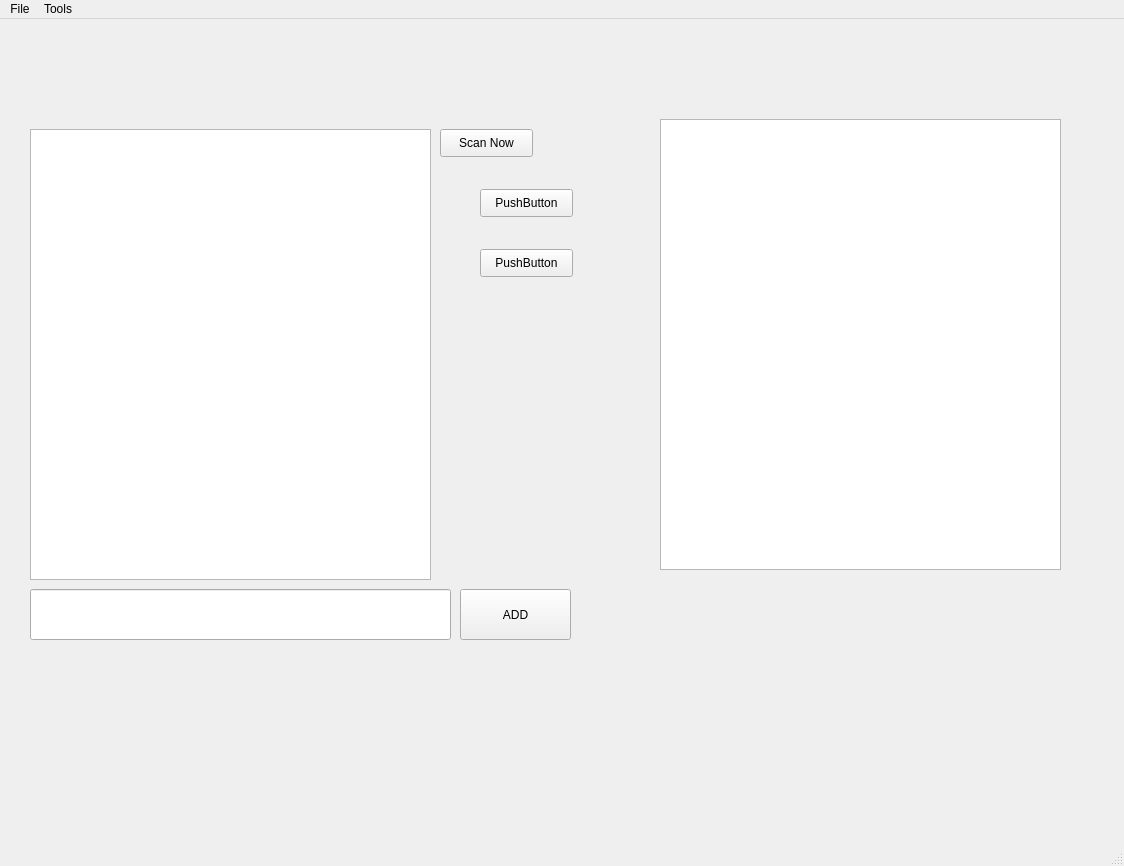
<?xml version="1.0" encoding="UTF-8"?>
<ui version="4.0">
 <class>MainWindow</class>
 <widget class="QMainWindow" name="MainWindow">
  <property name="geometry">
   <rect>
    <x>0</x>
    <y>0</y>
    <width>1124</width>
    <height>866</height>
   </rect>
  </property>
  <property name="windowTitle">
   <string>MainWindow</string>
  </property>
  <widget class="QWidget" name="centralwidget">
   <widget class="QListView" name="listView">
    <property name="geometry">
     <rect>
      <x>30</x>
      <y>110</y>
      <width>401</width>
      <height>451</height>
     </rect>
    </property>
    <property name="frameShape">
     <enum>QFrame::StyledPanel</enum>
    </property>
    <property name="frameShadow">
     <enum>QFrame::Sunken</enum>
    </property>
   </widget>
   <widget class="QPushButton" name="pushButton">
    <property name="geometry">
     <rect>
      <x>440</x>
      <y>110</y>
      <width>93</width>
      <height>28</height>
     </rect>
    </property>
    <property name="text">
     <string>Scan Now</string>
    </property>
   </widget>
   <widget class="QPushButton" name="pushButton_2">
    <property name="geometry">
     <rect>
      <x>460</x>
      <y>570</y>
      <width>111</width>
      <height>51</height>
     </rect>
    </property>
    <property name="text">
     <string>ADD</string>
    </property>
   </widget>
   <widget class="QTextEdit" name="textEdit_2">
    <property name="geometry">
     <rect>
      <x>660</x>
      <y>100</y>
      <width>401</width>
      <height>451</height>
     </rect>
    </property>
   </widget>
   <widget class="QPushButton" name="pushButton_3">
    <property name="geometry">
     <rect>
      <x>480</x>
      <y>170</y>
      <width>93</width>
      <height>28</height>
     </rect>
    </property>
    <property name="text">
     <string>PushButton</string>
    </property>
   </widget>
   <widget class="QPushButton" name="pushButton_4">
    <property name="geometry">
     <rect>
      <x>480</x>
      <y>230</y>
      <width>93</width>
      <height>28</height>
     </rect>
    </property>
    <property name="text">
     <string>PushButton</string>
    </property>
   </widget>
   <widget class="QLineEdit" name="lineEdit">
    <property name="geometry">
     <rect>
      <x>30</x>
      <y>570</y>
      <width>421</width>
      <height>51</height>
     </rect>
    </property>
    <property name="font">
     <font>
      <pointsize>16</pointsize>
      <weight>75</weight>
      <bold>true</bold>
     </font>
    </property>
   </widget>
  </widget>
  <widget class="QMenuBar" name="menubar">
   <property name="geometry">
    <rect>
     <x>0</x>
     <y>0</y>
     <width>1124</width>
     <height>26</height>
    </rect>
   </property>
   <widget class="QMenu" name="menuFile">
    <property name="title">
     <string>File</string>
    </property>
    <addaction name="separator"/>
   </widget>
   <widget class="QMenu" name="menuTools">
    <property name="title">
     <string>Tools</string>
    </property>
    <addaction name="actionAutoscan"/>
   </widget>
   <addaction name="menuFile"/>
   <addaction name="menuTools"/>
  </widget>
  <widget class="QStatusBar" name="statusbar"/>
  <action name="actionTest">
   <property name="text">
    <string>Test</string>
   </property>
  </action>
  <action name="actionAutoscan">
   <property name="text">
    <string>Autoscan</string>
   </property>
  </action>
 </widget>
 <resources/>
 <connections/>
</ui>
